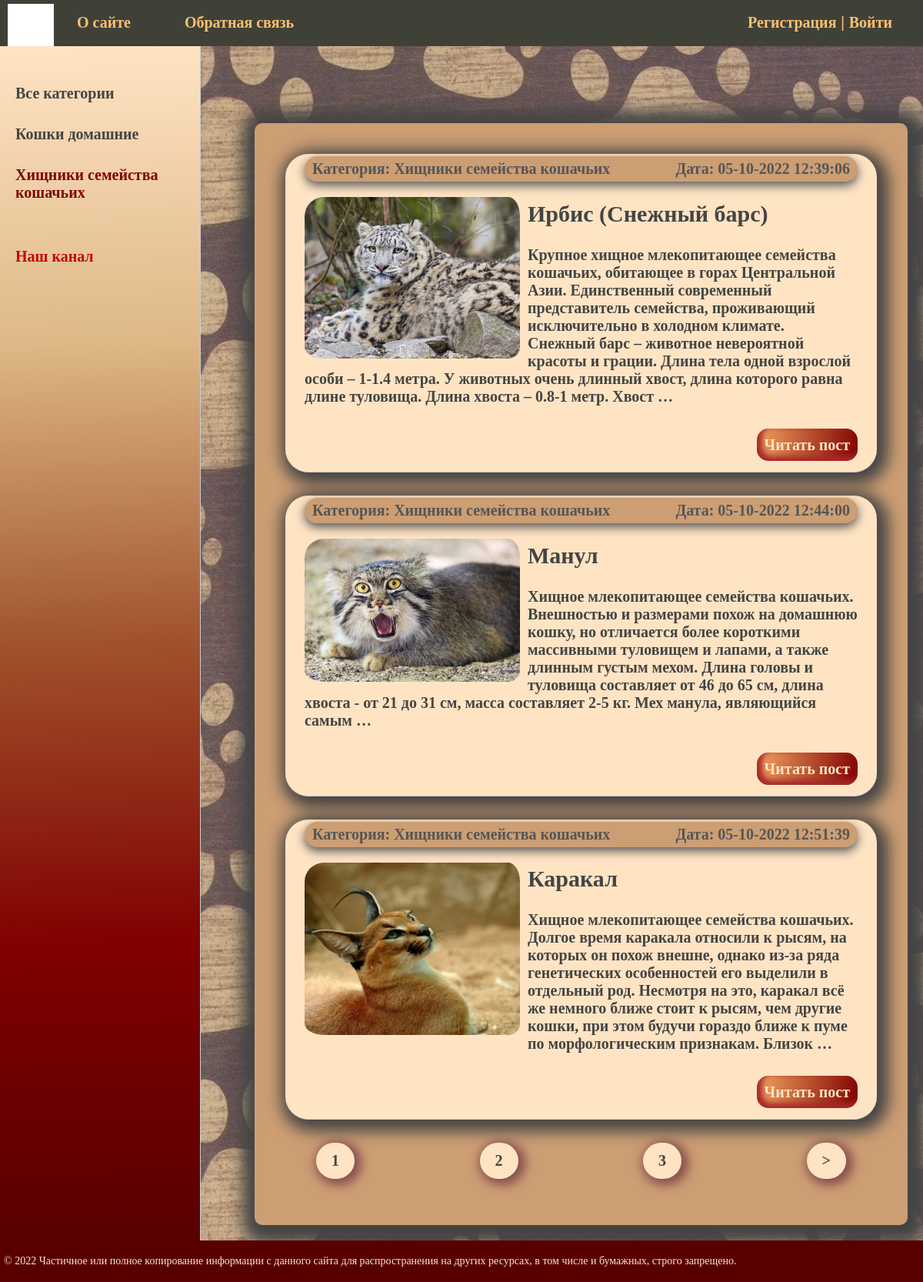
The app's page /category/hishniki-semejstva-koshachih/ with its own data.
### cats/models.py (models this page shows, shortened)
class Category(models.Model):
    name = models.CharField(max_length=100, db_index=True, verbose_name="Категория")
    slug = models.SlugField(max_length=255, unique=True, db_index=True, verbose_name='URL')
    def __str__(self):
        return self.name
    def get_absolute_url(self):
        return reverse('category', kwargs={'cat_slug': self.slug})
    class Meta:
        verbose_name = 'Категория'
        verbose_name_plural = 'Категории'
        ordering = ['id']

class Cats(models.Model):
    title = models.CharField(max_length=255, verbose_name="Заголовок")
    slug = models.SlugField(max_length=255, unique=True, db_index=True, verbose_name='URL')
    content = models.TextField(blank=True, verbose_name="Текст статьи")
    photo = models.ImageField(upload_to="photos/%Y/%m/%d/", verbose_name="Фото")
    time_create = models.DateTimeField(auto_now_add=True, verbose_name="Время создания")
    time_update = models.DateTimeField(auto_now=True, verbose_name="Время изменения")
    is_published = models.BooleanField(default=True, verbose_name="Публикация")
    cat = models.ForeignKey('Category', on_delete=models.PROTECT, verbose_name="Категории")
    def get_absolute_url(self):
        return reverse('post', kwargs={'post_slug': self.slug})
    class Meta:
        verbose_name = 'Кошки и хищники семейства кошачьих'
        verbose_name_plural = 'Кошки и хищники семейства кошачьих'
        ordering = ['time_create', 'title']

### cats/views.py (the view)
# urls.py: path('category/<slug:cat_slug>/', CatsCategory.as_view(), name='category'),
class CatsCategory(DataMixin, ListView):
    model = Cats
    template_name = 'cats/index.html'
    context_object_name = 'posts'
    allow_empty = False
    def get_queryset(self):
        return Cats.objects.filter(cat__slug=self.kwargs['cat_slug'], is_published=True)
    def get_context_data(self, *, object_list=None, **kwargs):
        context = super().get_context_data(**kwargs)
        c_def = self.get_user_context(title='Категория - ' + str(context['posts'][0].cat),
                                      cat_selected=context['posts'][0].cat_id)
        return dict(list(context.items()) + list(c_def.items()))

### cats/utils.py (called while the page is built)
    def get_user_context(self, **kwargs):
        context = kwargs
        cats = Category.objects.annotate(Count('cats'))
        user_menu = menu.copy()
        if not self.request.user.is_authenticated:
            user_menu.pop(1)
        context['menu'] = user_menu
        context['cats'] = cats
        if 'cat_selected' not in context:
            context['cat_selected'] = 0
        return context

### cats/templates/cats/index.html (shortened to what this page needs)
{% extends 'cats/base.html' %}
{% block content %}
<ul class="list-articles">
	{% for p in posts %}
			<li><div class="article-panel">
	<p class="first">Категория: {{p.cat}}</p>
	<p class="last">Дата: {{p.time_update|date:"d-m-Y H:i:s"}}</p>
</div>
{% if p.photo %}
	<p><img class="img-article-left thumb" src="{{p.photo.url}}"></p>
{% endif %}
				<h2>{{p.title}}</h2>
	{% autoescape on %}
	{{p.content|linebreaks|truncatewords:50}}
	{% endautoescape %}
			<p class="link-read-post"><a href="{{ p.get_absolute_url }}">Читать пост</a></p>
			</li>
	{% endfor %}
</ul>
{% endblock %}

### cats/templates/cats/base.html (shortened to what this page needs)
{% load static %}
{% load cats_tags %}
<!DOCTYPE html>
<html lang="en">
<head>
    <link type="text/css" rel="stylesheet" href="{% static 'cats/css/style.css' %}">
</head>
<body>
<table class="table-page" border=0 cellpadding="0" cellspacing="0">
<tr><td valign=top>
{% block mainmenu %}
		<div class="header">
			<ul id="mainmenu" class="mainmenu">
			<li class="logo"><a href="{% url 'home' %}"><div class="logo"></div></a></li>
{% for m in menu %}
			<li><a href="{% url m.url_name %}">{{m.title}}</a></li>
{% endfor %}
				<li class="last"><a href="{% url 'register' %}">Регистрация</a> | <a href="{% url 'login' %}">Войти</a></li>
			</ul>
		</div>
{% endblock mainmenu %}
<table class="table-content" border=0 cellpadding="0" cellspacing="0">
<tr>
	<td valign="top" class="left-chapters">
	<ul id="leftchapters">
{% if cat_selected == 0 %}
		<li class="selected">Все категории</li>
{% else %}
		<li><a href="{% url 'home' %}">Все категории</a></li>
{% endif %}
{% for c in cats %}
{% if c.cats__count > 0 %}
	{% if c.pk == cat_selected %}
		<li class="selected">{{c.name}}</li>
	{% else %}
		<li><a href="{{ c.get_absolute_url }}">{{c.name}}</a></li>
	{% endif %}
{% endif %}
{% endfor %}
		<li class="share">
		<p>Наш канал</p>
		<a class="share-yt" href="https://www.youtube.com/" target="_blank" rel="nofollow"></a>
		</li>
	</ul>
</td>
<td valign="top" class="content">
	<div class="content-text">
{% block content %}
{% endblock %}
{% if page_obj.has_other_pages %}
<nav class="list-pages">
    <ul class="l-p">
		{% for p in paginator.page_range %}
		{% if page_obj.number == p %}
		<li class="page-num page-num-selected">{{ p }}</li>
		{% elif p >= page_obj.number|add:-2 and p <= page_obj.number|add:2 %}
        <li class="page-num">
            <a href="?page={{ p }}">{{ p }}</a>
        </li>
		{% endif %}
        {% endfor %}
{% if page_obj.has_next %}
<li class="page-num">
	<a href="?page={{ page_obj.next_page_number }}">&gt;</a>
</li>
{% endif %}
    </ul>
</nav>
{% endif %}
	</div>
</td></tr></table>
</td></tr>
<tr><td valign=top>
	<div id="footer">
		<p>&copy; 2022 Частичное или полное копирование информации с данного сайта для распространения на других ресурсах, в том числе и бумажных, строго запрещено.</p>
	</div>
</td></tr></table>
</body>
</html>

### cats/static/cats/css/style.css (style rules this page uses)
html, body { font-family: 'Arial'; margin: 0; padding: 0; height: 100%; width: 100%; color: #444; }
a { text-decoration: none; color: #444444; }
img.img-article-left { max-width: 450px; float: left; padding: 0 10px 10px 0; border-radius: 25px; }
img.img-article-left.thumb { max-width: 280px; }
p.link-read-post { text-align: right; }
p.link-read-post a { padding: 10px; min-width: 100px; background: linear-gradient(100deg, #F4A460, #800000); color: #FFE4C4; text-decoration: none; border-radius: 15px; box-shadow: inset 5px -4px 7px 2px brown; }
div.article-panel { padding: 5px 10px 5px 10px; box-sizing: border-box; overflow: hidden; background-color: #cc9e74; color: #555; border-radius: 25px; box-shadow: 0px 5px 13px 0px; }
div.article-panel p.first { margin: 0; float: left; }
div.article-panel p.last { margin: 0; float: right; }
ul.list-articles { list-style: none; margin: 0; padding: 0; }
ul.list-articles li { border-bottom: 1px solid #ccc; background: #FFE4C4; border-radius: 30px; padding: 3px 25px; margin-bottom: 30px; box-shadow: 5px 5px 20px 10px; }
.table-page { width: 100%; height: 100%; vertical-align: top; }
.table-page tr { height: 100%; }
.header { background: #3F4137; height: 60px; }
.logo { background: url('../images/logo.jpg') no-repeat 10px 5px; width: 70px; height: 60px; }
ul.mainmenu { list-style: none; margin: 0; padding: 0; height: 60px; color: #fdc073; font-size: 20px; overflow: hidden; }
ul.mainmenu li { float: left; margin: 18px 40px 0 30px; }
ul.mainmenu li.logo { margin: 0; }
ul.mainmenu li.last { float: right; }
ul.mainmenu li a { color: #fdc073; text-decoration: none; font-family: cursive; font-weight: bold; }
li.page-num { list-style: none; background: bisque; border-radius: 25px; padding: 12px 20px; box-shadow: 4px 3px 14px 5px #844d4d; }
.l-p { display: flex; justify-content: space-between; margin-right: 40px; }
.table-content { width: 100%; min-height: 100%; height: 100%; }
.left-chapters { margin: 0; background: linear-gradient(358deg,#580000, #800000, #A0522D, #DEB887, #FFE4C4 );; border-right: 1px solid #ccc; min-height: 100%; }
.left-chapters ul { width: 230px; min-height: 100%; margin: 0; padding: 20px 10px 10px 20px; list-style: none; font-size: 20px; font-family: cursive; font-weight: bold; }
.left-chapters ul li { margin: 30px 0 0 0; color: #c60505; }
.left-chapters ul li.selected { color: #800000; }
.left-chapters ul li a { color: #444; text-decoration: none; }
.left-chapters ul li.share { margin: 60px 0 0 0; }
.left-chapters ul li.share p { margin: 30px 0 30px 0; }
.left-chapters ul li.share a { display: inline-block; width: 40px; height: 40px; margin: 0 20px 0 0; }
.left-chapters ul li.share a.share-yt { width: 100%; height: 30px; background: url('../images/share_yt.png') no-repeat 0 0 }
.content { padding: 40px 20px 20px 40px; width: 100%; background-image: url('../images/background.jpg'); box-sizing: border-box; }
.content-text { margin: 60px 0 0 30px; font-size: 20px; font-family: cursive; font-weight: bold; padding: 40px 40px; border-radius: 10px; box-shadow: 4px 4px 20px 20px; background-color: #cc9e74; }
#footer { background: #580000; padding: 5px; color: #ffe4c4; font-size: 14px; font-family: cursive; text-align: left; }

### records on screen
Category: name "Кошки домашние"
Category: name "Хищники семейства кошачьих"
Cats: cat "Хищники семейства кошачьих", time_update "05-10-2022 12:39:06", photo (picture), title "Ирбис (Снежный барс)", content "Крупное хищное млекопитающее семейства кошачьих, обитающее в горах Центральной Азии. Единственный современный представитель семейства, проживающий исключительно в холодном климате. Снежный барс – животное невероятной красоты и грации. Длина тела одной взрослой особи – 1-1.4 метра. У животных очень длинный хвост, длина которого равна длине туловища. Длина хвоста – 0.8-1 метр. Хвост …"
Cats: cat "Хищники семейства кошачьих", time_update "05-10-2022 12:44:00", photo (picture), title "Манул", content "Хищное млекопитающее семейства кошачьих. Внешностью и размерами похож на домашнюю кошку, но отличается более короткими массивными туловищем и лапами, а также длинным густым мехом. Длина головы и туловища составляет от 46 до 65 см, длина хвоста - от 21 до 31 см, масса составляет 2-5 кг. Мех манула, являющийся самым …"
Cats: cat "Хищники семейства кошачьих", time_update "05-10-2022 12:51:39", photo (picture), title "Каракал", content "Хищное млекопитающее семейства кошачьих. Долгое время каракала относили к рысям, на которых он похож внешне, однако из-за ряда генетических особенностей его выделили в отдельный род. Несмотря на это, каракал всё же немного ближе стоит к рысям, чем другие кошки, при этом будучи гораздо ближе к пуме по морфологическим признакам. Близок …"

### other values on screen
{{ m.title }} "О сайте" "Обратная связь"
{{ p }} "1"
{{ p }} "2" "3"
